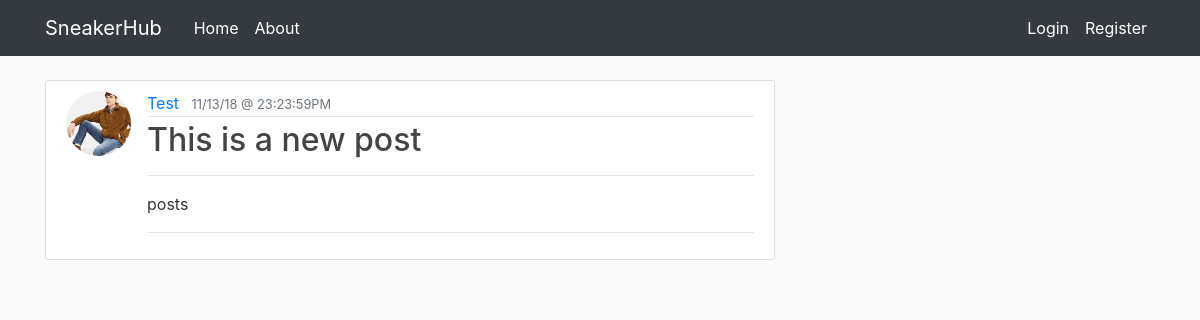
/post/6, run on an earlier commit of the app's database.
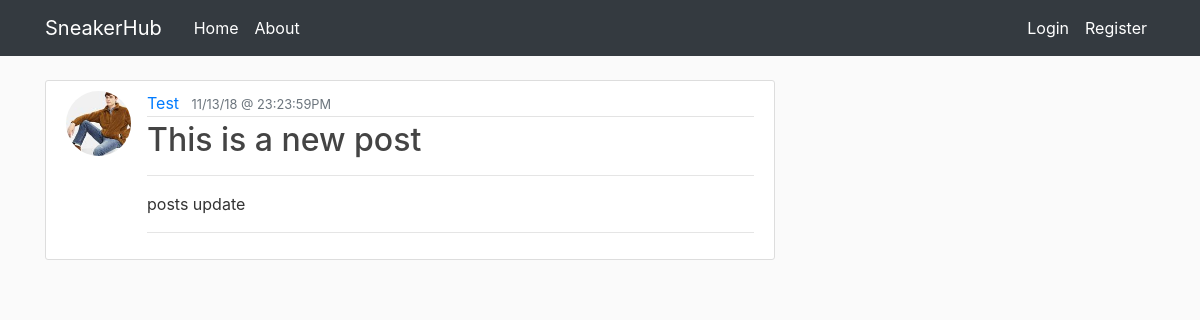
And on a later commit of the database.
### sneakerhub/models.py (models this page shows, shortened)
class Post(db.Model):
    id = db.Column(db.Integer, primary_key=True)
    title = db.Column(db.String(140), nullable=False)
    date_posted = db.Column(db.DateTime, nullable=False,
                            default=datetime.utcnow)
    content = db.Column(db.Text, nullable=False)
    user_id = db.Column(db.Integer, db.ForeignKey('user.id'), nullable=False)

### sneakerhub/posts/routes.py (the view)
@posts.route("/post/<post_id>")
def post(post_id):
    post = Post.query.get_or_404(post_id)
    return render_template('post.html', title=post.title, post=post)

### sneakerhub/templates/post.html (shortened to what this page needs)
{% extends "layout.html" %}
{% block content %}
<article class="media content-section">
    <img class="rounded-circle article-img" src="{{ url_for('static', filename='profile_pics/' + post.author.image_file) }}">
    <div class="media-body">
        <div class="article-metadata">
            <a class="mr-2" href="{{ url_for('users.user_posts', username=post.author.username) }}">{{ post.author.username }}</a>
<small class="text-muted">{{ post.date_posted.strftime('%x @ %X%p')}}</small>
        </div>
        <h2 class="article-title">{{ post.title }}</h2>
        <hr>
        <p class="article-content">{{ post.content }}</p>
        <hr>
    </div>
</article>
{% endblock content %}

What changed in the data, as far as the page shows it:
changed Post "This is a new post": content "posts" → "posts update"
